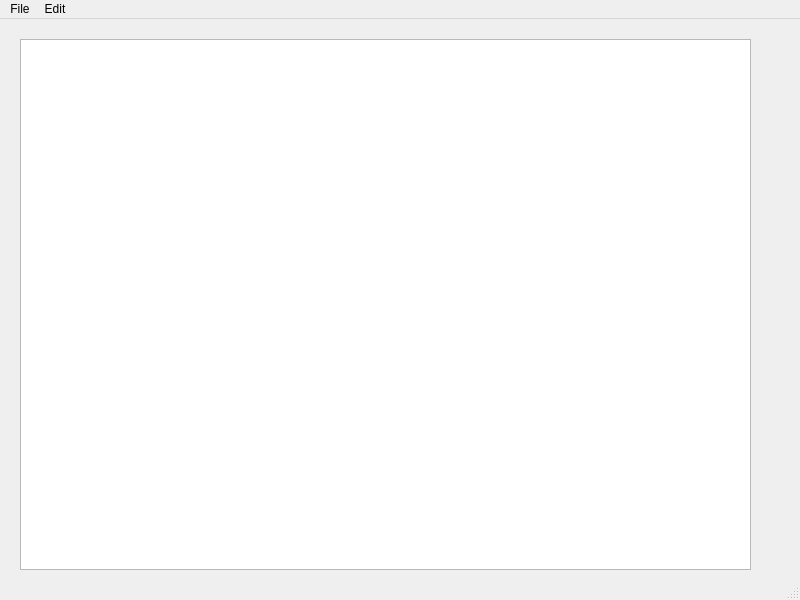
<?xml version="1.0" encoding="UTF-8"?>
<ui version="4.0">
 <class>MainWindow</class>
 <widget class="QMainWindow" name="MainWindow">
  <property name="geometry">
   <rect>
    <x>0</x>
    <y>0</y>
    <width>800</width>
    <height>600</height>
   </rect>
  </property>
  <property name="windowTitle">
   <string>MainWindow</string>
  </property>
  <widget class="QWidget" name="centralwidget">
   <widget class="QWidget" name="verticalLayoutWidget">
    <property name="geometry">
     <rect>
      <x>20</x>
      <y>20</y>
      <width>731</width>
      <height>531</height>
     </rect>
    </property>
    <layout class="QVBoxLayout" name="verticalLayout">
     <item>
      <widget class="QTextEdit" name="textEdit"/>
     </item>
    </layout>
   </widget>
  </widget>
  <widget class="QMenuBar" name="menubar">
   <property name="geometry">
    <rect>
     <x>0</x>
     <y>0</y>
     <width>800</width>
     <height>26</height>
    </rect>
   </property>
   <widget class="QMenu" name="menuFile">
    <property name="title">
     <string>File</string>
    </property>
    <addaction name="actionNew"/>
    <addaction name="actionOpen"/>
    <addaction name="actionSave_as"/>
    <addaction name="actionprint"/>
    <addaction name="actionExit"/>
   </widget>
   <widget class="QMenu" name="menuEdit">
    <property name="title">
     <string>Edit</string>
    </property>
    <addaction name="actionCopy"/>
    <addaction name="actionCut"/>
    <addaction name="actionPaste"/>
    <addaction name="actionUndo"/>
    <addaction name="actionRedo"/>
   </widget>
   <addaction name="menuFile"/>
   <addaction name="menuEdit"/>
  </widget>
  <widget class="QStatusBar" name="statusbar"/>
  <action name="actionNew">
   <property name="icon">
    <iconset resource="Resources.qrc">
     <normaloff>:/img/Icons/New.bmp</normaloff>:/img/Icons/New.bmp</iconset>
   </property>
   <property name="text">
    <string>New</string>
   </property>
  </action>
  <action name="actionOpen">
   <property name="icon">
    <iconset resource="Resources.qrc">
     <normaloff>:/img/Icons/Open.bmp</normaloff>:/img/Icons/Open.bmp</iconset>
   </property>
   <property name="text">
    <string>Open</string>
   </property>
  </action>
  <action name="actionSave_as">
   <property name="icon">
    <iconset resource="Resources.qrc">
     <normaloff>:/img/Icons/Save.bmp</normaloff>:/img/Icons/Save.bmp</iconset>
   </property>
   <property name="text">
    <string>Save as</string>
   </property>
  </action>
  <action name="actionprint">
   <property name="text">
    <string>Print</string>
   </property>
  </action>
  <action name="actionExit">
   <property name="text">
    <string>Exit</string>
   </property>
  </action>
  <action name="actionCopy">
   <property name="icon">
    <iconset resource="Resources.qrc">
     <normaloff>:/img/Icons/Copy.bmp</normaloff>:/img/Icons/Copy.bmp</iconset>
   </property>
   <property name="text">
    <string>Copy</string>
   </property>
  </action>
  <action name="actionCut">
   <property name="icon">
    <iconset resource="Resources.qrc">
     <normaloff>:/img/Icons/Cut.bmp</normaloff>:/img/Icons/Cut.bmp</iconset>
   </property>
   <property name="text">
    <string>Cut</string>
   </property>
  </action>
  <action name="actionPaste">
   <property name="icon">
    <iconset resource="Resources.qrc">
     <normaloff>:/img/Icons/Paste.bmp</normaloff>:/img/Icons/Paste.bmp</iconset>
   </property>
   <property name="text">
    <string>Paste</string>
   </property>
  </action>
  <action name="actionUndo">
   <property name="text">
    <string>Undo</string>
   </property>
  </action>
  <action name="actionRedo">
   <property name="text">
    <string>Redo</string>
   </property>
  </action>
 </widget>
 <resources>
  <include location="Resources.qrc"/>
 </resources>
 <connections/>
</ui>
